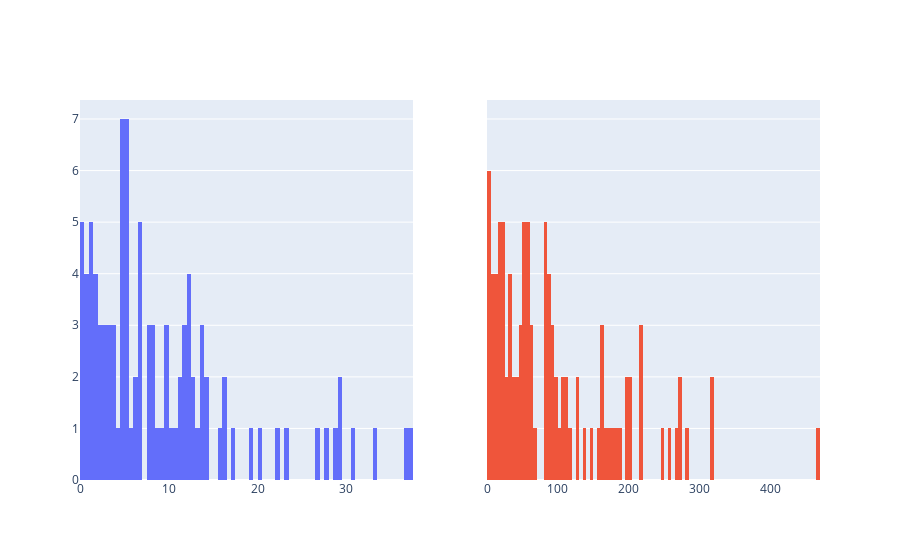

This figure's notebook cell:
### Markdown cell above
1. Using `numpy.random.exponential`, create a function that returns a list of numbers exponentially distributed with the mean of 10. 

1. Use the function to generate two number sequences with the size of 10 and 100.

1. Plot the distributions as histograms with the nubmer of bins as 100.

Your output should look like below:

![exponential distribution](ed.png)

### Code cell
# your code here
dist_1 = expon(scale=10).rvs(100)
dist_2 = expon(scale=100).rvs(100)

fig = make_subplots(rows=1,cols=2,shared_yaxes=True)
fig.add_trace(go.Histogram(x=dist_1,nbinsx=100),row=1,col=1)
fig.add_trace(go.Histogram(x=dist_2,nbinsx=100),row=1,col=2)
fig.update_layout(showlegend=False)
